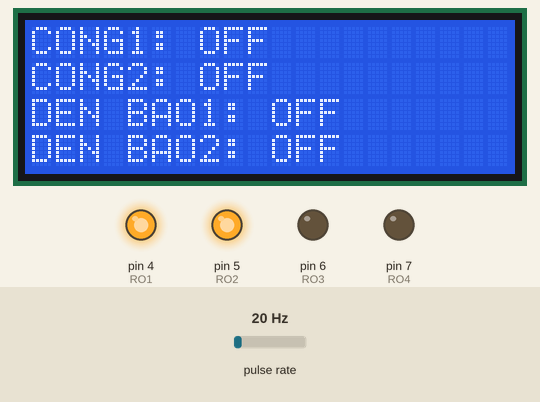
Simulated run of this sketch. Board: Arduino Uno, built with avr-gcc and run on an emulated ATmega328P. Parts: 20×4 character LCD, output pins drawn as LEDs (lit = HIGH). Wiring (inferred from the names in the program): pulse sensor: data pin 2. Inputs (shaded band) come from the test bench; at power-on: pulse rate 20 Hz. What the sketch prints to the serial monitor is not drawn.

Above: at 0.2 s.
At 15.3 s:
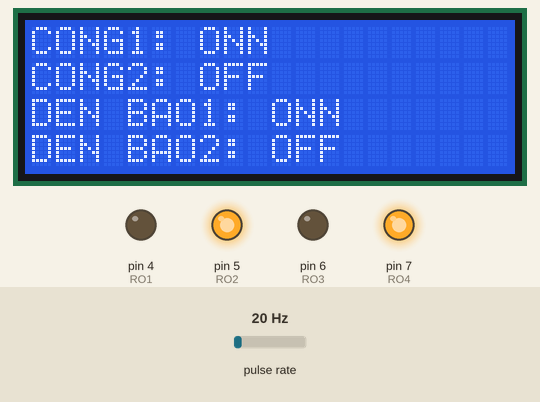
Timing chart, 0 to 16.8 s (numbered marks = the images above):
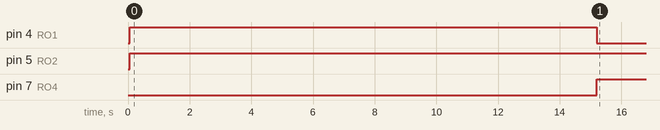

Measured:
- by itself, pin 4 (RO1): LOW → HIGH at 0.06 s, → LOW 15.1 s later
- by itself, pin 5 (RO2): LOW → HIGH at 0.06 s
- by itself, pin 7 (RO4): LOW → HIGH at 15.2 s

The sketch:

HHHHH.ino
```cpp
//LOW = bật rơ lê đèn
#include <Wire.h>
#include <LiquidCrystal_I2C.h>
LiquidCrystal_I2C lcd(0x27, 20, 4);
#define RO1  4
#define RO2  5
#define RO3  6
#define RO4  7
int R1;
int R2;
int R3;
int R4;
int L ;
int i = 1 ;
//char array1[] = "      INOVATRIX";
//char array2[] = "        LIKE";
//char array3[] = "     SUBSCRIBE";
//char array4[] = "       SHARE";

volatile int flow_frequency;
unsigned int l_hour;
unsigned char flowsensor = 2;
unsigned long currentTime;
unsigned long cloopTime;
void flow () // Hàm ngắt
{
   flow_frequency++;
}
void setup() {
  {
  pinMode(RO1, OUTPUT);
    pinMode(RO2, OUTPUT);
      pinMode(RO3, OUTPUT);
        pinMode(RO4, OUTPUT);
  }
  {
  {
  Serial.begin(9600); //Mở cổng Serial ở 9600
  lcd.init(); //Khởi động LCD
 lcd.backlight(); //Bật đèn nền
  //lcd.setCursor(1,0); //Cột 1, hàng 0
  }
  {
   pinMode(flowsensor, INPUT);
   digitalWrite(flowsensor, HIGH); // Optional Internal Pull-Up
   Serial.begin(9600);
   attachInterrupt(0, flow, RISING); // Setup Interrupt
   sei(); // Enable interrupts
   currentTime = millis();
   cloopTime = currentTime;
}
}
}

// Hàm loop chạy mãi mãi sau khi kết thúc hàm setup()
void loop() {
  {
   currentTime = millis();
   // Every second, calculate and print litres/hour
   if(currentTime >= (cloopTime + 15000))
   {
        cloopTime = currentTime; // Updates cloopTime
      // Pulse frequency (Hz) = 7.5Q, Q is flow rate in L/min.
      l_hour = (flow_frequency * 60 / 7.5/15); // (Pulse frequency x 60 min) / 7.5Q = flowrate in L/hour
      flow_frequency = 0; // Reset Counter
      L = l_hour;
      Serial.print(l_hour, DEC); // Print litres/hour
      Serial.println(" L/hour");
//if ( L <= 0 );
 ////{
 // L = L * -1;
 //}
 Serial.println(L); // Print litres/hour
       // lcd.setCursor(1,0);
      // lcd.print("LUU LUONG :");
      //lcd.setCursor(11,1);
     // lcd.print(l_hour);
   }
}
  {
    if ( L<100)
   {
   digitalWrite(RO3, LOW);
   digitalWrite(RO1, HIGH);
   digitalWrite(RO2, HIGH);
   digitalWrite(RO4, LOW);

   lcd.setCursor(0,0);
   lcd.print("CONG1:") ;
   lcd.setCursor(7,0);
   lcd.print("OFF") ;
   lcd.setCursor(0,1);
   lcd.print("CONG2:") ;
   lcd.setCursor(7,1);
   lcd.print("OFF");
   lcd.setCursor(0,2);
   lcd.print("DEN BAO1:");
   lcd.setCursor(10,2);
   lcd.print("OFF")  ;
   lcd.setCursor(0,3);
   lcd.print("DEN BAO2:");
   lcd.setCursor(10,3);
   lcd.print("OFF");
  }
  else if ( L<200 && L>100)
   {

   digitalWrite(RO3, LOW);
   digitalWrite(RO1, LOW);
   digitalWrite(RO2, HIGH);
   digitalWrite(RO4, HIGH);

   lcd.setCursor(0,0);
   lcd.print("CONG1:") ;
   lcd.setCursor(7,0);
   lcd.print("ONN") ;
   lcd.setCursor(0,1);
   lcd.print("CONG2:") ;
   lcd.setCursor(7,1);
   lcd.print("OFF");
   lcd.setCursor(0,2);
   lcd.print("DEN BAO1:");
   lcd.setCursor(10,2);
   lcd.print("ONN")  ;
   lcd.setCursor(0,3);
   lcd.print("DEN BAO2:");
   lcd.setCursor(10,3);
   lcd.print("OFF");


  }


 else if ( L>200)
   {
   digitalWrite(RO3, LOW);
   digitalWrite(RO1, LOW);
   digitalWrite(RO2, LOW);
   digitalWrite(RO4, LOW);

   lcd.setCursor(0,0);
   lcd.print("CONG1:") ;
   lcd.setCursor(7,0);
   lcd.print("ONN") ;
   lcd.setCursor(0,1);
   lcd.print("CONG2:") ;
   lcd.setCursor(7,1);
   lcd.print("ONN");
   lcd.setCursor(0,2);
   lcd.print("DEN BAO1:");
   lcd.setCursor(10,2);
   lcd.print("ONN")  ;
   lcd.setCursor(0,3);
   lcd.print("DEN BAO2:");
   lcd.setCursor(10,3);
   lcd.print("ONN");
  }
  }
  delay ( 5000);
}
```
